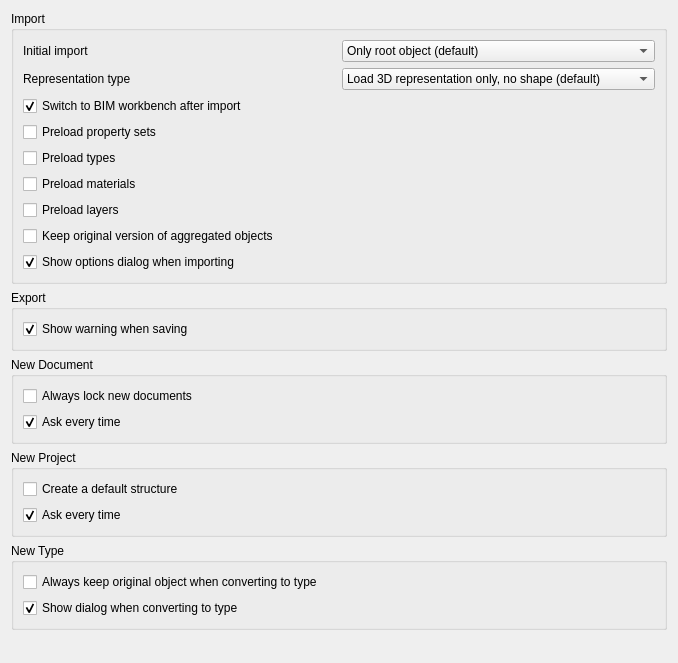
<?xml version="1.0" encoding="UTF-8"?>
<ui version="4.0">
 <class>Form</class>
 <widget class="QWidget" name="Form">
  <property name="geometry">
   <rect>
    <x>0</x>
    <y>0</y>
    <width>678</width>
    <height>663</height>
   </rect>
  </property>
  <property name="windowTitle">
   <string>Native IFC</string>
  </property>
  <layout class="QVBoxLayout" name="verticalLayout">
   <item>
    <widget class="QGroupBox" name="groupBox">
     <property name="title">
      <string>Import</string>
     </property>
     <layout class="QVBoxLayout" name="verticalLayout_2">
      <item>
       <layout class="QGridLayout" name="gridLayout">
        <item row="1" column="0">
         <widget class="QLabel" name="label">
          <property name="text">
           <string>Initial import</string>
          </property>
         </widget>
        </item>
        <item row="1" column="1">
         <widget class="Gui::PrefComboBox" name="comboBox">
          <property name="toolTip">
           <string>How the IFC file will initially be imported: Only one object, only project structure, or all individual objects.</string>
          </property>
          <property name="prefEntry" stdset="0">
           <cstring>ImportStrategy</cstring>
          </property>
          <property name="prefPath" stdset="0">
           <cstring>Mod/NativeIFC</cstring>
          </property>
          <item>
           <property name="text">
            <string>Only root object (default)</string>
           </property>
          </item>
          <item>
           <property name="text">
            <string>Project structure (levels)</string>
           </property>
          </item>
          <item>
           <property name="text">
            <string>All individual IFC objects</string>
           </property>
          </item>
         </widget>
        </item>
        <item row="2" column="0">
         <widget class="QLabel" name="label_2">
          <property name="text">
           <string>Representation type</string>
          </property>
         </widget>
        </item>
        <item row="2" column="1">
         <widget class="Gui::PrefComboBox" name="comboBox_2">
          <property name="toolTip">
           <string>The type of object created at import. Coin only is much faster, but does not provide the full shape information. Convert between the two anytime by right-clicking the object tree</string>
          </property>
          <property name="currentIndex">
           <number>1</number>
          </property>
          <property name="prefEntry" stdset="0">
           <cstring>ShapeMode</cstring>
          </property>
          <property name="prefPath" stdset="0">
           <cstring>Mod/NativeIFC</cstring>
          </property>
          <item>
           <property name="text">
            <string>Load full shape (slower)</string>
           </property>
          </item>
          <item>
           <property name="text">
            <string>Load 3D representation only, no shape (default)</string>
           </property>
          </item>
          <item>
           <property name="text">
            <string>No 3D representation</string>
           </property>
          </item>
         </widget>
        </item>
       </layout>
      </item>
      <item>
       <widget class="Gui::PrefCheckBox" name="checkBox_3">
        <property name="toolTip">
         <string>If this is checked, the BIM workbench will be loaded after import</string>
        </property>
        <property name="text">
         <string>Switch to BIM workbench after import</string>
        </property>
        <property name="checked">
         <bool>true</bool>
        </property>
        <property name="prefEntry" stdset="0">
         <cstring>SwitchWB</cstring>
        </property>
        <property name="prefPath" stdset="0">
         <cstring>Mod/NativeIFC</cstring>
        </property>
       </widget>
      </item>
      <item>
       <widget class="Gui::PrefCheckBox" name="checkBox_7">
        <property name="toolTip">
         <string>Load all property sets automatically when opening an IFC file</string>
        </property>
        <property name="text">
         <string>Preload property sets</string>
        </property>
        <property name="prefEntry" stdset="0">
         <cstring>LoadPsets</cstring>
        </property>
        <property name="prefPath" stdset="0">
         <cstring>Mod/NativeIFC</cstring>
        </property>
       </widget>
      </item>
      <item>
       <widget class="Gui::PrefCheckBox" name="checkBox_9">
        <property name="toolTip">
         <string>Load all types automatically when opening an IFC file</string>
        </property>
        <property name="text">
         <string>Preload types</string>
        </property>
        <property name="prefEntry" stdset="0">
         <cstring>LoadTypes</cstring>
        </property>
        <property name="prefPath" stdset="0">
         <cstring>Mod/NativeIFC</cstring>
        </property>
       </widget>
      </item>
      <item>
       <widget class="Gui::PrefCheckBox" name="checkBox_8">
        <property name="toolTip">
         <string>Load all materials automatically when opening an IFC file</string>
        </property>
        <property name="text">
         <string>Preload materials</string>
        </property>
        <property name="prefEntry" stdset="0">
         <cstring>LoadMaterials</cstring>
        </property>
        <property name="prefPath" stdset="0">
         <cstring>Mod/NativeIFC</cstring>
        </property>
       </widget>
      </item>
      <item>
       <widget class="Gui::PrefCheckBox" name="checkBox_11">
        <property name="toolTip">
         <string>Load all layers automatically when opening an IFC file</string>
        </property>
        <property name="text">
         <string>Preload layers</string>
        </property>
        <property name="prefEntry" stdset="0">
         <cstring>LoadLayers</cstring>
        </property>
        <property name="prefPath" stdset="0">
         <cstring>Mod/NativeIFC</cstring>
        </property>
       </widget>
      </item>
      <item>
       <widget class="Gui::PrefCheckBox" name="checkBox_10">
        <property name="toolTip">
         <string>When enabling this, the original version of objects dropped onto an IFC project tree will not be deleted</string>
        </property>
        <property name="text">
         <string>Keep original version of aggregated objects</string>
        </property>
        <property name="prefEntry" stdset="0">
         <cstring>KeepAggregated</cstring>
        </property>
        <property name="prefPath" stdset="0">
         <cstring>Mod/NativeIFC</cstring>
        </property>
       </widget>
      </item>
      <item>
       <widget class="Gui::PrefCheckBox" name="checkBox">
        <property name="toolTip">
         <string>If this is checked, a dialog will be shown at each import</string>
        </property>
        <property name="text">
         <string>Show options dialog when importing</string>
        </property>
        <property name="checked">
         <bool>true</bool>
        </property>
        <property name="prefEntry" stdset="0">
         <cstring>AskAgain</cstring>
        </property>
        <property name="prefPath" stdset="0">
         <cstring>Mod/NativeIFC</cstring>
        </property>
       </widget>
      </item>
     </layout>
    </widget>
   </item>
   <item>
    <widget class="QGroupBox" name="groupBox_2">
     <property name="title">
      <string>Export</string>
     </property>
     <layout class="QVBoxLayout" name="verticalLayout_3">
      <item>
       <widget class="Gui::PrefCheckBox" name="checkBox_2">
        <property name="text">
         <string>Show warning when saving</string>
        </property>
        <property name="checked">
         <bool>true</bool>
        </property>
        <property name="prefEntry" stdset="0">
         <cstring>AskBeforeSaving</cstring>
        </property>
        <property name="prefPath" stdset="0">
         <cstring>Mod/NativeIFC</cstring>
        </property>
       </widget>
      </item>
     </layout>
    </widget>
   </item>
   <item>
    <widget class="QGroupBox" name="groupBox_4">
     <property name="title">
      <string>New Document</string>
     </property>
     <layout class="QVBoxLayout" name="verticalLayout_5">
      <item>
       <widget class="Gui::PrefCheckBox" name="checkBox_13">
        <property name="text">
         <string>Always lock new documents</string>
        </property>
        <property name="prefEntry" stdset="0">
         <cstring>SingleDoc</cstring>
        </property>
        <property name="prefPath" stdset="0">
         <cstring>Mod/NativeIFC</cstring>
        </property>
       </widget>
      </item>
      <item>
       <widget class="Gui::PrefCheckBox" name="checkBox_12">
        <property name="text">
         <string>Ask every time</string>
        </property>
        <property name="checked">
         <bool>true</bool>
        </property>
        <property name="prefEntry" stdset="0">
         <cstring>SingleDocAskAgain</cstring>
        </property>
        <property name="prefPath" stdset="0">
         <cstring>Mod/NativeIFC</cstring>
        </property>
       </widget>
      </item>
     </layout>
    </widget>
   </item>
   <item>
    <widget class="QGroupBox" name="groupBox_3">
     <property name="title">
      <string>New Project</string>
     </property>
     <layout class="QVBoxLayout" name="verticalLayout_4">
      <item>
       <widget class="Gui::PrefCheckBox" name="checkBox_4">
        <property name="accessibleName">
         <string>If this is checked, when creating a new projects, a default structure (site, building and storey) will be added under the project</string>
        </property>
        <property name="text">
         <string>Create a default structure</string>
        </property>
        <property name="prefEntry" stdset="0">
         <cstring>ProjectFull</cstring>
        </property>
        <property name="prefPath" stdset="0">
         <cstring>Mod/NativeIFC</cstring>
        </property>
       </widget>
      </item>
      <item>
       <widget class="Gui::PrefCheckBox" name="checkBox_5">
        <property name="accessibleName">
         <string>Enables asking the above question every time a project is created</string>
        </property>
        <property name="text">
         <string>Ask every time</string>
        </property>
        <property name="checked">
         <bool>true</bool>
        </property>
        <property name="prefEntry" stdset="0">
         <cstring>ProjectAskAgain</cstring>
        </property>
        <property name="prefPath" stdset="0">
         <cstring>Mod/NativeIFC</cstring>
        </property>
       </widget>
      </item>
     </layout>
    </widget>
   </item>
   <item>
    <widget class="QGroupBox" name="groupBox_5">
     <property name="title">
      <string>New Type</string>
     </property>
     <layout class="QVBoxLayout" name="verticalLayout_6">
      <item>
       <widget class="Gui::PrefCheckBox" name="checkBox_14">
        <property name="toolTip">
         <string>When enabled, converting objects to IFC types will always keep the original object</string>
        </property>
        <property name="text">
         <string>Always keep original object when converting to type</string>
        </property>
        <property name="prefEntry" stdset="0">
         <cstring>ConvertTypeKeepOriginal</cstring>
        </property>
        <property name="prefPath" stdset="0">
         <cstring>Mod/NativeIFC</cstring>
        </property>
       </widget>
      </item>
      <item>
       <widget class="Gui::PrefCheckBox" name="checkBox_15">
        <property name="toolTip">
         <string>When enabled, a dialog will be shown each time when converting objects to IFC types</string>
        </property>
        <property name="text">
         <string>Show dialog when converting to type</string>
        </property>
        <property name="checked">
         <bool>true</bool>
        </property>
        <property name="prefEntry" stdset="0">
         <cstring>ConvertTypeAskAgain</cstring>
        </property>
        <property name="prefPath" stdset="0">
         <cstring>Mod/NativeIFC</cstring>
        </property>
       </widget>
      </item>
     </layout>
    </widget>
   </item>
   <item>
    <spacer name="verticalSpacer">
     <property name="orientation">
      <enum>Qt::Vertical</enum>
     </property>
     <property name="sizeHint" stdset="0">
      <size>
       <width>20</width>
       <height>40</height>
      </size>
     </property>
    </spacer>
   </item>
  </layout>
 </widget>
 <customwidgets>
  <customwidget>
   <class>Gui::PrefCheckBox</class>
   <extends>QCheckBox</extends>
   <header>Gui/PrefWidgets.h</header>
  </customwidget>
  <customwidget>
   <class>Gui::PrefComboBox</class>
   <extends>QComboBox</extends>
   <header>Gui/PrefWidgets.h</header>
  </customwidget>
 </customwidgets>
 <resources/>
 <connections/>
</ui>
